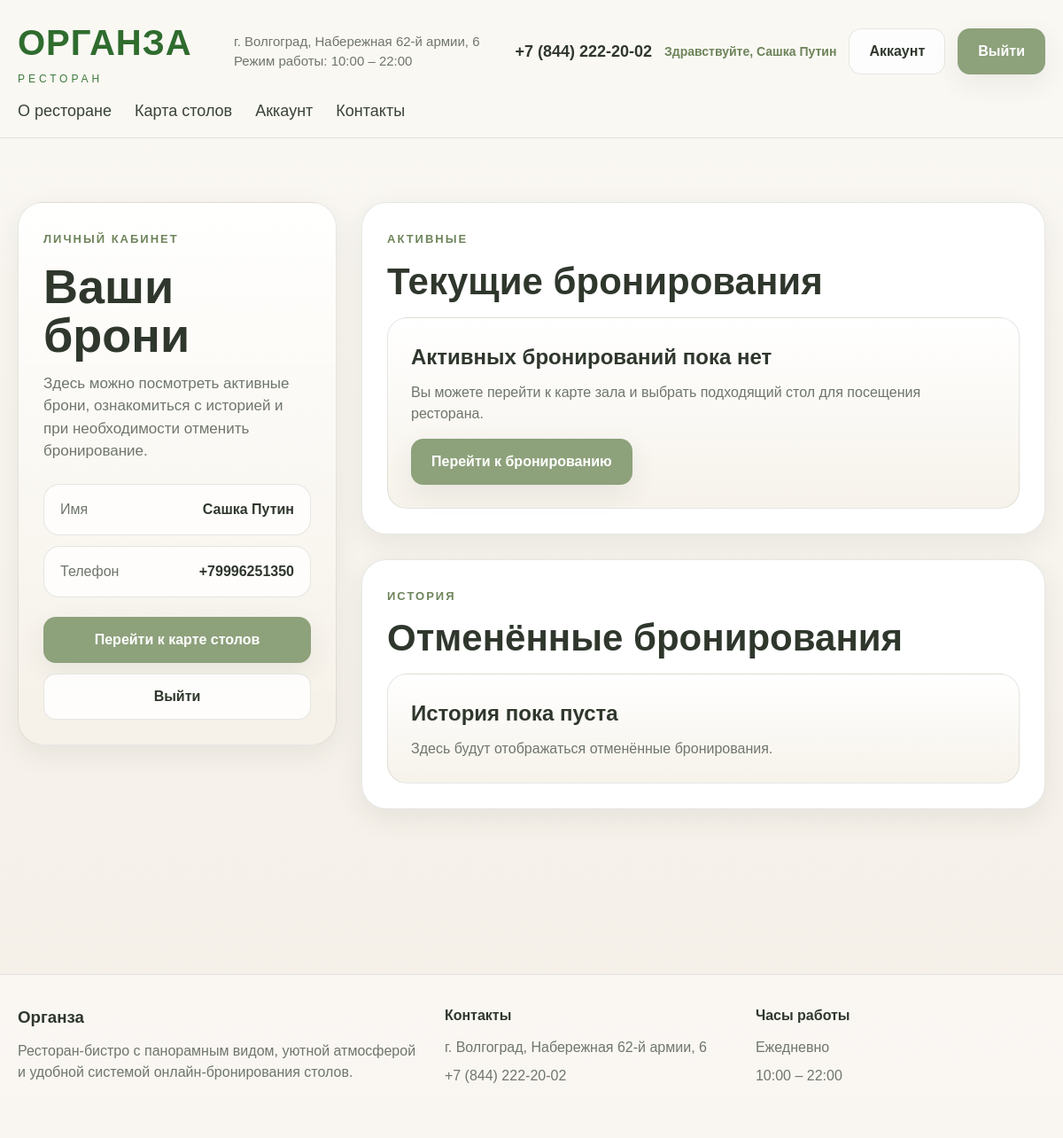
Screenshot of /booking/account (signed in) with the database file from the repository.
### models/users.py (models this page shows, shortened)
class User(db.Model):
    __tablename__ = 'users'
    id = db.Column(db.Integer, primary_key=True)
    name = db.Column(db.String(120), nullable=False)
    phone = db.Column(db.String(20), unique=True, nullable=False, index=True)
    is_active = db.Column(db.Boolean, default=True, nullable=False)
    created_at = db.Column(
        db.DateTime,
        server_default=db.func.current_timestamp(),
        nullable=False
    )

### routes/booking.py (the view)
@booking_bp.get('/account')
def account():
    user = get_current_user()
    if not user:
        flash('Для доступа к личному кабинету необходимо войти в аккаунт.', 'error')
        return redirect(url_for('auth.login'))
    reservations = (
        Reservation.query
        .filter_by(user_id=user.id)
        .order_by(
            Reservation.booking_date.desc(),
            Reservation.time_start.desc(),
            Reservation.created_at.desc()
        )
        .all()
    )
    active_reservations = [reservation for reservation in reservations if reservation.status == 'active']
    archived_reservations = [reservation for reservation in reservations if reservation.status != 'active']
    return render_template(
        'account.html',
        user=user,
        active_reservations=active_reservations,
        archived_reservations=archived_reservations
    )

### templates/account.html (shortened to what this page needs)
{% extends "base.html" %}
{% block content %}
<section class="account-page">
    <div class="container account-layout">
        <aside class="account-sidebar">
            <span class="section-kicker">Личный кабинет</span>
            <h1>Ваши брони</h1>
            <p>
                Здесь можно посмотреть активные брони, ознакомиться с историей и при необходимости отменить бронирование.
            </p>
            <div class="account-profile-card">
                <div class="account-profile-row">
                    <span>Имя</span>
                    <strong>{{ user.name }}</strong>
                </div>
                <div class="account-profile-row">
                    <span>Телефон</span>
                    <strong>{{ user.phone }}</strong>
                </div>
            </div>
            <div class="account-sidebar-actions">
                <a class="btn btn--primary" href="{{ url_for('main.index', _anchor='booking') }}">
                    Перейти к карте столов
                </a>
                <a class="btn btn--ghost" href="{{ url_for('auth.logout') }}">
                    Выйти
                </a>
            </div>
        </aside>
        <div class="account-content">
            <section class="account-section">
                <div class="account-section__header">
                    <div>
                        <span class="section-kicker">Активные</span>
                        <h2>Текущие бронирования</h2>
                    </div>
                </div>
                {% if active_reservations %}
                    <div class="reservation-list">
                        {% for reservation in active_reservations %}
                            <article class="reservation-card reservation-card--active">
                                <div class="reservation-card__top">
                                    <div>
                                        <h3>Бронирование №{{ reservation.id }}</h3>
                                        <p>
                                            {{ reservation.booking_date.strftime('%d.%m.%Y') }}
                                            · {{ reservation.time_start.strftime('%H:%M') }}–{{ reservation.time_end.strftime('%H:%M') }}
                                        </p>
                                    </div>
                                    <span class="reservation-status reservation-status--active">Активно</span>
                                </div>
                                <div class="reservation-meta">
                                    <div class="reservation-meta__item">
                                        <span>Столы</span>
                                        <strong>
                                            {% for link in reservation.reservation_tables %}
                                                №{{ link.table.number }}{% if not loop.last %}, {% endif %}
                                            {% endfor %}
                                        </strong>
                                    </div>
                                    <div class="reservation-meta__item">
                                        <span>Количество мест</span>
                                        <strong>
                                            {% set total_seats = namespace(value=0) %}
                                            {% for link in reservation.reservation_tables %}
                                                {% set total_seats.value = total_seats.value + link.table.seats %}
                                            {% endfor %}
                                            {{ total_seats.value }}
                                        </strong>
                                    </div>
                                </div>
                                {% if reservation.comment %}
                                    <div class="reservation-comment">
                                        <span>Комментарий</span>
                                        <p>{{ reservation.comment }}</p>
                                    </div>
                                {% endif %}
                                <form method="post" action="{{ url_for('booking.cancel_booking', reservation_id=reservation.id) }}">
                                    <button type="submit" class="btn btn--ghost btn--danger">
                                        Отменить бронирование
                                    </button>
                                </form>
                            </article>
                        {% endfor %}
                    </div>
                {% else %}
                    <div class="account-empty">
                        <h3>Активных бронирований пока нет</h3>
                        <p>Вы можете перейти к карте зала и выбрать подходящий стол для посещения ресторана.</p>
                        <a class="btn btn--primary" href="{{ url_for('main.index', _anchor='booking') }}">
                            Перейти к бронированию
                        </a>
                    </div>
                {% endif %}
            </section>
            <section class="account-section">
                <div class="account-section__header">
                    <div>
                        <span class="section-kicker">История</span>
                        <h2>Отменённые бронирования</h2>
                    </div>
                </div>
                {% if archived_reservations %}
                    <div class="reservation-list">
                        {% for reservation in archived_reservations %}
                            <article class="reservation-card reservation-card--archived">
                                <div class="reservation-card__top">
                                    <div>
                                        <h3>Бронирование №{{ reservation.id }}</h3>
                                        <p>
                                            {{ reservation.booking_date.strftime('%d.%m.%Y') }}
                                            · {{ reservation.time_start.strftime('%H:%M') }}–{{ reservation.time_end.strftime('%H:%M') }}
                                        </p>
                                    </div>
                                    <span class="reservation-status reservation-status--cancelled">Отменено</span>
                                </div>
                                <div class="reservation-meta">
                                    <div class="reservation-meta__item">
                                        <span>Столы</span>
                                        <strong>
                                            {% for link in reservation.reservation_tables %}
                                                №{{ link.table.number }}{% if not loop.last %}, {% endif %}
                                            {% endfor %}
                                        </strong>
                                    </div>
                                    <div class="reservation-meta__item">
                                        <span>Создано</span>
                                        <strong>
                                            {{ reservation.created_at.strftime('%d.%m.%Y %H:%M') if reservation.created_at else '—' }}
                                        </strong>
                                    </div>
                                </div>
                                {% if reservation.comment %}
                                    <div class="reservation-comment">
                                        <span>Комментарий</span>
                                        <p>{{ reservation.comment }}</p>
                                    </div>
                                {% endif %}
                            </article>
                        {% endfor %}
                    </div>
                {% else %}
                    <div class="account-empty account-empty--small">
                        <h3>История пока пуста</h3>
                        <p>Здесь будут отображаться отменённые бронирования.</p>
                    </div>
                {% endif %}
            </section>
        </div>
    </div>
</section>
{% endblock %}

### templates/base.html (shortened to what this page needs)
<!DOCTYPE html>
<html lang="ru">
<head>
    <link rel="stylesheet" href="{{ url_for('static', filename='css/main.css') }}">
</head>
<body>
    <header class="site-header">
        <div class="container header-top">
            <a href="{{ url_for('main.index') }}" class="brand">
                <span class="brand__title">Органза</span>
                <span class="brand__subtitle">ресторан</span>
            </a>
            <div class="header-meta">
                <p>г. Волгоград, Набережная 62-й армии, 6</p>
                <p>Режим работы: 10:00 – 22:00</p>
            </div>
            <div class="header-actions">
                <a class="header-phone" href="tel:+78442222002">+7 (844) 222-20-02</a>
                {% if session.get('user_id') %}
                    <span class="header-user">Здравствуйте, {{ session.get('user_name') }}</span>
                    <a class="btn btn--ghost" href="{{ url_for('booking.account') }}">Аккаунт</a>
                    <a class="btn btn--primary" href="{{ url_for('auth.logout') }}">Выйти</a>
                {% else %}
                    <a class="btn btn--ghost" href="{{ url_for('auth.login') }}">Войти</a>
                    <a class="btn btn--primary" href="{{ url_for('main.index', _anchor='booking') }}">Забронировать</a>
                {% endif %}
            </div>
        </div>
        <div class="container header-nav">
            <nav class="nav">
                <a href="{{ url_for('main.index', _anchor='about') }}">О ресторане</a>
                <a href="{{ url_for('main.index', _anchor='booking') }}">Карта столов</a>
                {% if session.get('user_id') %}
                    <a href="{{ url_for('booking.account') }}">Аккаунт</a>
                {% else %}
                    <a href="{{ url_for('auth.login') }}">Аккаунт</a>
                {% endif %}
                <a href="#contacts">Контакты</a>
            </nav>
        </div>
    </header>
    <main>
        {% block content %}{% endblock %}
    </main>
    <footer class="site-footer" id="contacts">
        <div class="container footer-grid">
            <div>
                <h3>Органза</h3>
                <p>Ресторан-бистро с панорамным видом, уютной атмосферой и удобной системой онлайн-бронирования столов.</p>
            </div>
            <div>
                <h4>Контакты</h4>
                <p>г. Волгоград, Набережная 62-й армии, 6</p>
                <p><a href="tel:+78442222002">+7 (844) 222-20-02</a></p>
            </div>
            <div>
                <h4>Часы работы</h4>
                <p>Ежедневно</p>
                <p>10:00 – 22:00</p>
            </div>
        </div>
    </footer>
</body>
</html>

### rows the page displays
User: get "Сашка Путин", name "Сашка Путин", phone "+79996251350"
